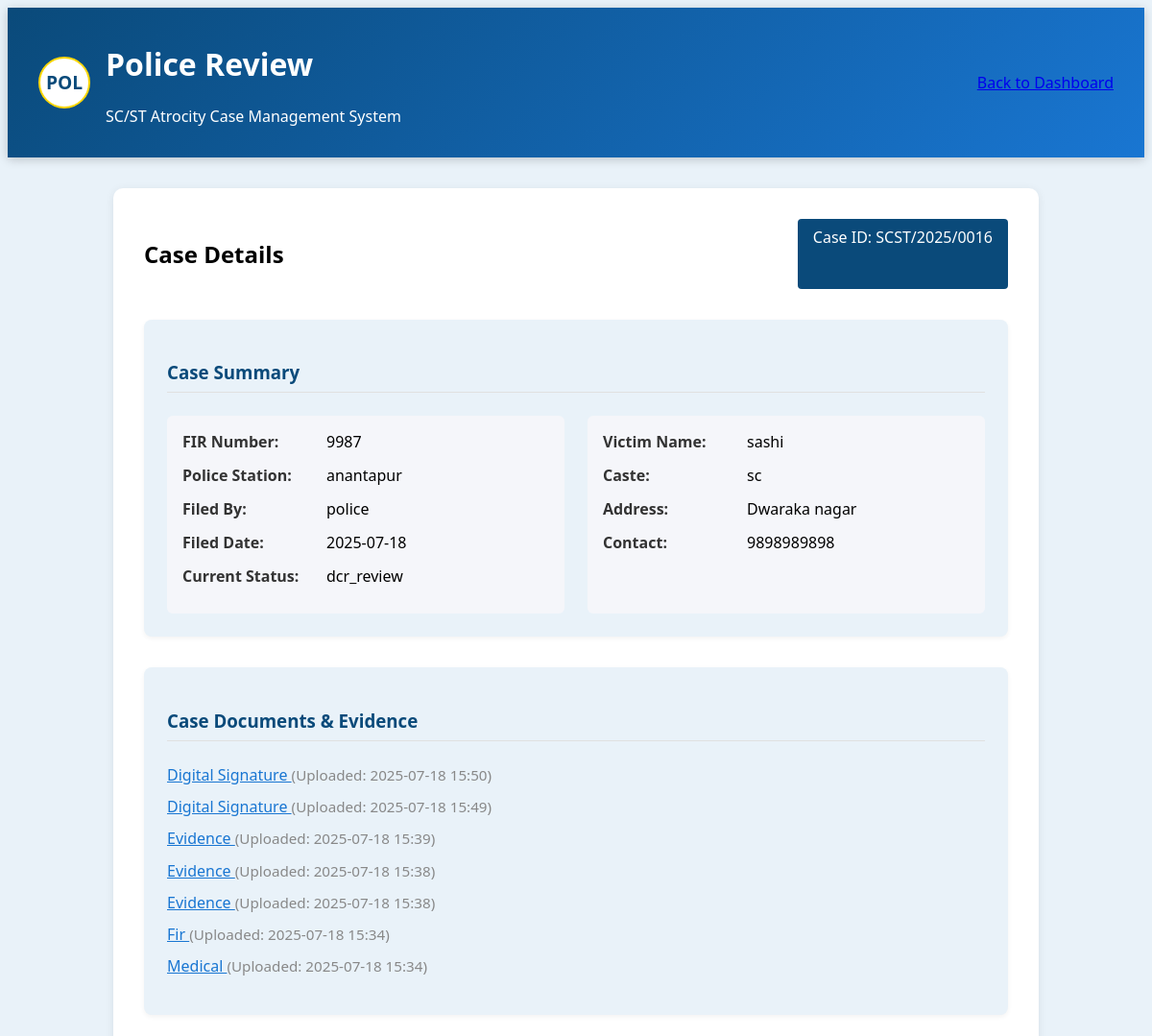
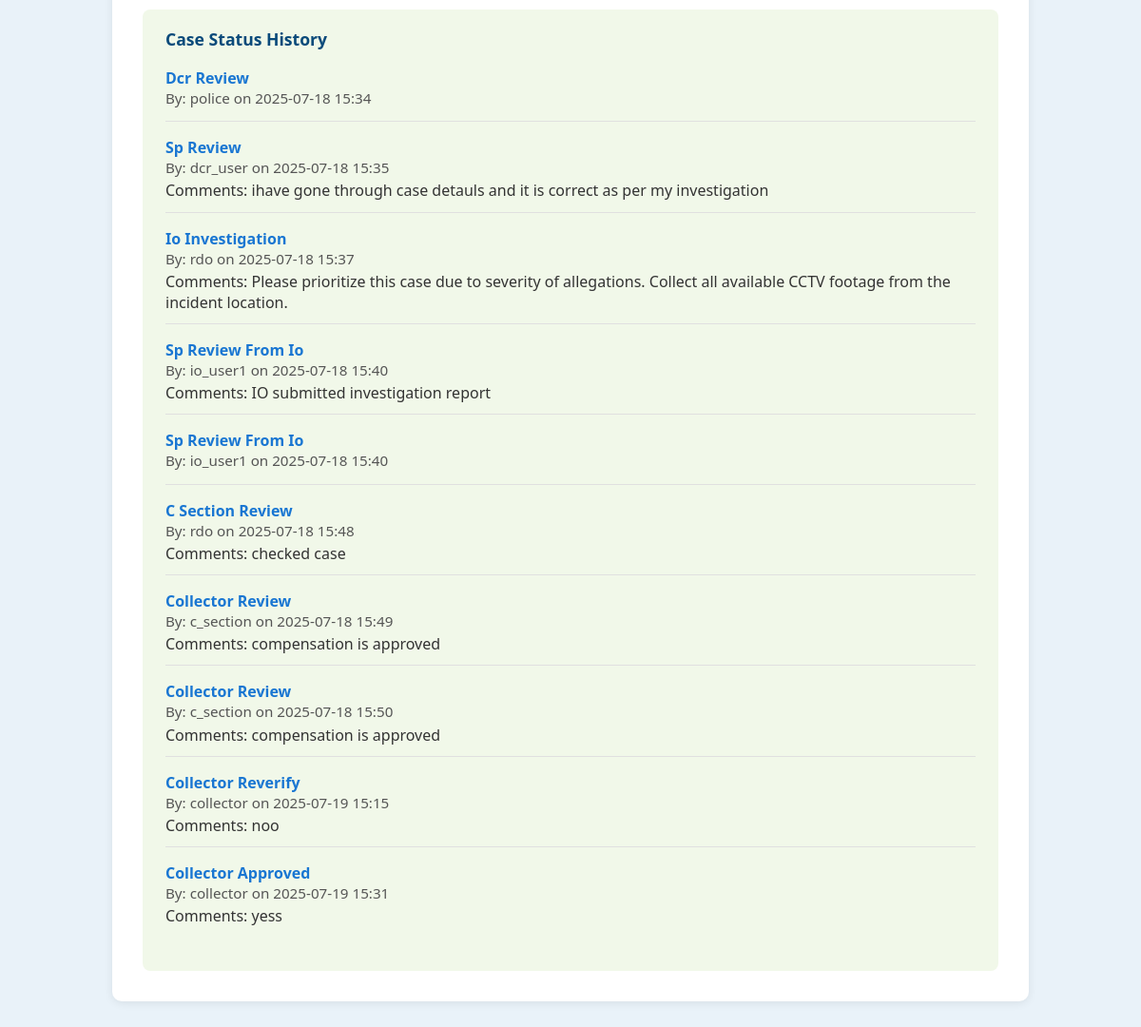
/review_police_case.php?case_id=16 (signed in), run on the app's committed database (2 pictures, top to bottom).
### tables this page shows
CREATE TABLE `cases` (
  `case_id` int(11) NOT NULL,
  `victim_name` varchar(100) NOT NULL,
  `victim_address` text NOT NULL,
  `incident_date` date NOT NULL,
  `incident_description` text NOT NULL,
  `case_type` enum('SC','ST') NOT NULL,
  `status` varchar(32) DEFAULT NULL,
  `filed_by` int(11) DEFAULT NULL,
  `created_at` timestamp NOT NULL DEFAULT current_timestamp(),
  `victim_age` int(11) DEFAULT NULL,
  `victim_gender` varchar(20) DEFAULT NULL,
  `victim_caste` varchar(20) DEFAULT NULL,
  `victim_contact` varchar(20) DEFAULT NULL,
  `victim_aadhaar` varchar(20) DEFAULT NULL,
  `fir_number` varchar(50) DEFAULT NULL,
  `fir_date` date DEFAULT NULL,
  `police_station` varchar(100) DEFAULT NULL,
  `victim_statement` text DEFAULT NULL,
  `medical_report` text DEFAULT NULL,
  `case_sections` text DEFAULT NULL,
  `investigating_officer` varchar(100) DEFAULT NULL,
  `forward_to_sp` tinyint(1) DEFAULT 1,
  `priority` enum('low','medium','high') NOT NULL DEFAULT 'medium',
  `assigned_officer` varchar(100) DEFAULT NULL,
  `io_username` varchar(50) DEFAULT NULL,
  `io_report` text DEFAULT NULL,
  `io_witness_statements` text DEFAULT NULL,
  `io_recommendations` text DEFAULT NULL,
  `updated_at` timestamp NULL DEFAULT current_timestamp() ON UPDATE current_timestamp()
);

CREATE TABLE `users` (
  `id` int(11) NOT NULL,
  `username` varchar(50) NOT NULL,
  `password` varchar(255) NOT NULL,
  `role` enum('police','rdo','c_section','collector','social_welfare','dcr','io') NOT NULL,
  `created_at` timestamp NOT NULL DEFAULT current_timestamp()
);

CREATE TABLE `case_status` (
  `status_id` int(11) NOT NULL,
  `case_id` int(11) NOT NULL,
  `status` varchar(32) DEFAULT NULL,
  `comments` text DEFAULT NULL,
  `updated_by` int(11) DEFAULT NULL,
  `created_at` timestamp NOT NULL DEFAULT current_timestamp()
);

CREATE TABLE `case_documents` (
  `document_id` int(11) NOT NULL,
  `case_id` int(11) NOT NULL,
  `document_type` varchar(50) NOT NULL,
  `file_path` varchar(255) NOT NULL,
  `uploaded_by` int(11) DEFAULT NULL,
  `created_at` timestamp NOT NULL DEFAULT current_timestamp()
);

### review_police_case.php (the view, shortened to what this page needs)
<?php
require_once 'includes/db.php';
$case_id = isset($_GET['case_id']) ? intval($_GET['case_id']) : 0;
$stmt = $pdo->prepare("SELECT c.*, u.username as filed_by_name FROM cases c JOIN users u ON c.filed_by = u.id WHERE c.case_id = ?");
$stmt->execute([$case_id]);
$case = $stmt->fetch(PDO::FETCH_ASSOC);
$stmt = $pdo->prepare("SELECT * FROM case_documents WHERE case_id = ? ORDER BY created_at DESC");
$stmt->execute([$case_id]);
$documents = $stmt->fetchAll(PDO::FETCH_ASSOC);
$stmt = $pdo->prepare("SELECT cs.*, u.username as updated_by_name FROM case_status cs JOIN users u ON cs.updated_by = u.id WHERE cs.case_id = ? ORDER BY cs.created_at ASC");
$stmt->execute([$case_id]);
$status_history = $stmt->fetchAll(PDO::FETCH_ASSOC);
?>
<!DOCTYPE html>
<html lang="en">
<head>
</head>
<body>
    <header class="header">
        <div class="header-title">
            <div class="badge">POL</div>
            <div>
                <h1>Police Review</h1>
                <p>SC/ST Atrocity Case Management System</p>
            </div>
        </div>
        <div class="header-actions">
            <a href="police.php" class="btn btn-secondary">Back to Dashboard</a>
        </div>
    </header>
    <div class="main-content">
        <div class="case-header">
            <h2>Case Details</h2>
            <div class="case-id">Case ID: SCST/<?php echo date('Y', strtotime($case['created_at'])); ?>/<?php echo str_pad($case['case_id'], 4, '0', STR_PAD_LEFT); ?></div>
        </div>
        <div class="case-section">
            <h3 class="section-title">Case Summary</h3>
            <div class="detail-grid">
                <div class="detail-card">
                    <?php if (!empty($case['fir_number'])): ?>
                    <div class="detail-row">
                        <div class="detail-label">FIR Number:</div>
                        <div class="detail-value"><?php echo htmlspecialchars($case['fir_number']); ?></div>
                    </div>
                    <?php endif; ?>
                    <?php if (!empty($case['police_station'])): ?>
                    <div class="detail-row">
                        <div class="detail-label">Police Station:</div>
                        <div class="detail-value"><?php echo htmlspecialchars($case['police_station']); ?></div>
                    </div>
                    <?php endif; ?>
                    <div class="detail-row">
                        <div class="detail-label">Filed By:</div>
                        <div class="detail-value"><?php echo htmlspecialchars($case['filed_by_name']); ?></div>
                    </div>
                    <div class="detail-row">
                        <div class="detail-label">Filed Date:</div>
                        <div class="detail-value"><?php echo date('Y-m-d', strtotime($case['created_at'])); ?></div>
                    </div>
                    <div class="detail-row">
                        <div class="detail-label">Current Status:</div>
                        <div class="detail-value"><?php echo htmlspecialchars($status_history[0]['status'] ?? '-'); ?></div>
                    </div>
                </div>
                <div class="detail-card">
                    <?php if (!empty($case['victim_name'])): ?>
                    <div class="detail-row">
                        <div class="detail-label">Victim Name:</div>
                        <div class="detail-value"><?php echo htmlspecialchars($case['victim_name']); ?></div>
                    </div>
                    <?php endif; ?>
                    <?php if (!empty($case['victim_caste'])): ?>
                    <div class="detail-row">
                        <div class="detail-label">Caste:</div>
                        <div class="detail-value"><?php echo htmlspecialchars($case['victim_caste']); ?></div>
                    </div>
                    <?php endif; ?>
                    <?php if (!empty($case['victim_address'])): ?>
                    <div class="detail-row">
                        <div class="detail-label">Address:</div>
                        <div class="detail-value"><?php echo htmlspecialchars($case['victim_address']); ?></div>
                    </div>
                    <?php endif; ?>
                    <?php if (!empty($case['victim_contact'])): ?>
                    <div class="detail-row">
                        <div class="detail-label">Contact:</div>
                        <div class="detail-value"><?php echo htmlspecialchars($case['victim_contact']); ?></div>
                    </div>
                    <?php endif; ?>
                </div>
            </div>
        </div>
        <div class="case-section">
            <h3 class="section-title">Case Documents & Evidence</h3>
            <?php if (!empty($documents)): ?>
            <ul class="evidence-list">
                <?php foreach ($documents as $doc): ?>
                <li>
                    <a href="uploads/<?php echo htmlspecialchars($doc['file_path']); ?>" target="_blank" class="evidence-link">
                        <?php echo htmlspecialchars(ucwords(str_replace('_', ' ', $doc['document_type']))); ?>
                    </a>
                    <span style="color:#888;font-size:0.95em;">(Uploaded: <?php echo htmlspecialchars(date('Y-m-d H:i', strtotime($doc['created_at']))); ?>)</span>
                </li>
                <?php endforeach; ?>
            </ul>
            <?php else: ?>
            <div style="color:#888;">No documents uploaded for this case.</div>
            <?php endif; ?>
        </div>
        <div class="status-history-block">
            <div class="status-history-title">Case Status History</div>
            <?php foreach ($status_history as $status): ?>
            <div class="status-history-item">
                <div class="status-label"><?php echo htmlspecialchars(ucwords(str_replace('_', ' ', $status['status']))); ?></div>
                <div class="status-meta">By: <?php echo htmlspecialchars($status['updated_by_name']); ?> on <?php echo htmlspecialchars(date('Y-m-d H:i', strtotime($status['created_at']))); ?></div>
                <?php if (!empty($status['comments'])): ?>
                <div class="status-comments">Comments: <?php echo nl2br(htmlspecialchars($status['comments'])); ?></div>
                <?php endif; ?>
            </div>
            <?php endforeach; ?>
        </div>
    </div>
</body>
</html>

### review_police_case.php (style rules this page uses)
:root { --police-blue: #0a4a7a; --police-light: #e9f2f9; --police-dark: #333333; --police-gray: #e0e0e0; }
body { background-color: var(--police-light); font-family: 'Segoe UI', Tahoma, Geneva, Verdana, sans-serif; }
.header { background: linear-gradient(135deg, var(--police-blue), #1976d2); color: white; padding: 1rem 2rem; display: flex; justify-content: space-between; align-items: center; box-shadow: 0 2px 10px rgba(0,0,0,0.2); }
.header-title { display: flex; align-items: center; gap: 1rem; }
.badge { width: 50px; height: 50px; background-color: white; border-radius: 50%; display: flex; align-items: center; justify-content: center; color: var(--police-blue); font-weight: bold; font-size: 1.2rem; border: 2px solid gold; }
.main-content { max-width: 900px; margin: 2rem auto; background: white; border-radius: 10px; box-shadow: 0 2px 10px rgba(0,0,0,0.08); padding: 2rem; }
.case-header { display: flex; justify-content: space-between; margin-bottom: 2rem; }
.case-id { background-color: var(--police-blue); color: white; padding: 0.5rem 1rem; border-radius: 4px; }
.case-section { background-color: var(--police-light); border-radius: 8px; padding: 1.5rem; margin-bottom: 2rem; box-shadow: 0 2px 5px rgba(0,0,0,0.05); }
.section-title { color: var(--police-blue); margin-bottom: 1.5rem; padding-bottom: 0.5rem; border-bottom: 1px solid var(--police-gray); }
.detail-grid { display: grid; grid-template-columns: repeat(auto-fill, minmax(300px, 1fr)); gap: 1.5rem; }
.detail-card { background-color: #f5f6fa; padding: 1rem; border-radius: 6px; }
.detail-row { display: flex; margin-bottom: 0.8rem; }
.detail-label { font-weight: 600; width: 150px; color: var(--police-dark); }
.detail-value { flex: 1; }
.evidence-list { list-style: none; padding: 0; }
.evidence-list li { margin-bottom: 0.7em; }
.evidence-link { color: #1976d2; text-decoration: underline; font-weight: 500; }
.status-history-block { background: #f1f8e9; border-radius: 8px; padding: 1.2em 1.5em; margin-top: 2em; }
.status-history-title { color: #0a4a7a; font-size: 1.1em; font-weight: 700; margin-bottom: 1em; }
.status-history-item { margin-bottom: 1em; padding-bottom: 0.7em; border-bottom: 1px solid #e0e0e0; }
.status-history-item:last-child { border-bottom: none; }
.status-label { font-weight: 600; color: #1976d2; }
.status-meta { color: #555; font-size: 0.95em; margin-bottom: 0.2em; }
.status-comments { color: #333; font-size: 1em; margin-top: 0.2em; }

### data on the page
cases: created_at "2025", case_id "0016", fir_number "9987", police_station "anantapur", filed_by.username "police", created_at "2025-07-18", victim_name "sashi", victim_caste "sc", victim_address "Dwaraka nagar", victim_contact "9898989898"
case_status: status "dcr_review", status "Dcr Review", updated_by.username "police", created_at "2025-07-18 15:34"
case_documents: document_type "Digital Signature", created_at "2025-07-18 15:50"
case_documents: document_type "Digital Signature", created_at "2025-07-18 15:49"
case_documents: document_type "Evidence", created_at "2025-07-18 15:39"
case_documents: document_type "Evidence", created_at "2025-07-18 15:38"
case_documents: document_type "Evidence", created_at "2025-07-18 15:38"
case_documents: document_type "Fir", created_at "2025-07-18 15:34"
case_documents: document_type "Medical", created_at "2025-07-18 15:34"
case_status: status "Sp Review", updated_by.username "dcr_user", created_at "2025-07-18 15:35", comments "ihave gone through case detauls and it is correct as per my investigation"
case_status: status "Io Investigation", updated_by.username "rdo", created_at "2025-07-18 15:37", comments "Please prioritize this case due to severity of allegations. Collect all available CCTV footage from the incident location."
case_status: status "Sp Review From Io", updated_by.username "io_user1", created_at "2025-07-18 15:40", comments "IO submitted investigation report"
case_status: status "Sp Review From Io", updated_by.username "io_user1", created_at "2025-07-18 15:40"
case_status: status "C Section Review", updated_by.username "rdo", created_at "2025-07-18 15:48", comments "checked case"
case_status: status "Collector Review", updated_by.username "c_section", created_at "2025-07-18 15:49", comments "compensation is approved"
case_status: status "Collector Review", updated_by.username "c_section", created_at "2025-07-18 15:50", comments "compensation is approved"
case_status: status "Collector Reverify", updated_by.username "collector", created_at "2025-07-19 15:15", comments "noo"
case_status: status "Collector Approved", updated_by.username "collector", created_at "2025-07-19 15:31", comments "yess"
